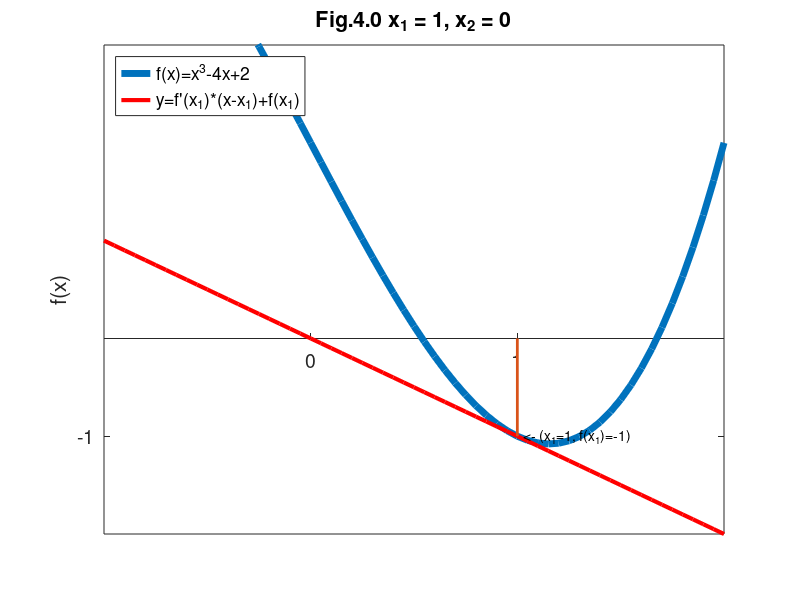

Source code (MATLAB):
f = @(x) x.^3 - 4*x + 2;
df = @(x) 3*x^2 - 4;
x_1 = 1;
x_2 = x_1 - f(x_1)/df(x_1);

function print_graph (f, df, x_1, x_2, iter_no)
# Ecuatia tangentei la f(x_1)
    y = @(x) df(x_1)*(x-x_1)+f(x_1);
# Cod octave grafic
    x_min=-1;step=0.05;x_max=2;
    x = x_min:step:x_max;
    hf = figure();
    set(0,"defaultaxesfontsize", 14);
    plot(x,f(x),'linewidth',5);
    hold on;
    plot(x, y(x),'r','linewidth',3);
    axis([x_min,x_max,-2,3]);
# Printeaza linia verticala prin x = -0.2 (x_1) pana la graficul functiei
    fx_1 = f(x_1);
    plot([x_1,x_1],[0,fx_1],'linewidth',2);
    hold off;
    title(strcat(
        strrep('Fig.4.{}','{}', num2str(iter_no)),
        strrep(' x_1 = {},','{}', num2str(x_1)),
        strrep(' x_2 = {}','{}', num2str(x_2))));
    legend(
        'f(x)=x^3-4x+2',
        "y=f\'(x_1)*(x-x_1)+f(x_1)",
        'location', 'northwest');
    set(gca(), 'xtick', [x_1,x_2]);
    set(gca(), 'xaxislocation', 'origin');
    set(gca(), 'ytick', [fx_1])
    ylabel('f(x)');
    text(x_1, fx_1, strcat('  <- (x_1=',num2str(x_1),', f(x_1)=',num2str(fx_1),')'));
    set(hf, "visible", "off");
    print(hf, strrep('Fig.4.{}.eps','{}',num2str(iter_no)), '-depsc');
endfunction

print_graph (f, df, x_1, x_2, 0);